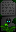

This is a level from a 2D game, rendered from its Tiled map with the project's own tilesets. A one-line summary and the complete map file follow:
An orthogonal 1x2 tile map with 16x16 px tiles, 1 tile layer (Buildings) and 1 object (TileData).

<map version="1.4" tiledversion="1.4.2" orientation="orthogonal" renderorder="right-down" width="1" height="2" tilewidth="16" tileheight="16" infinite="0" nextlayerid="3" nextobjectid="2">
 <tileset firstgid="1" name="z_Nagual" tilewidth="16" tileheight="16" tilecount="2" columns="1">
  <image source="z_Nagual.png" width="16" height="32" />
 </tileset>
 <layer id="1" name="Buildings" width="1" height="2">
  <data encoding="csv">
1,
2
</data>
 </layer>
 <objectgroup id="2" name="Buildings">
  <object id="1" name="TileData" x="0" y="16" width="16" height="16">
   <properties>
    <property name="Action" value="OpenShop Raffadax.RCP_Xolotl_Shop" />
   </properties>
  </object>
 </objectgroup>
</map>
